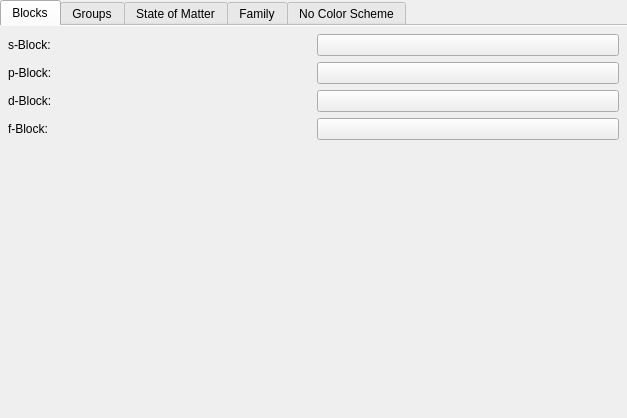
<?xml version="1.0" encoding="UTF-8"?>
<ui version="4.0">
 <class>setupColors</class>
 <widget class="QWidget" name="setupColors">
  <property name="geometry">
   <rect>
    <x>0</x>
    <y>0</y>
    <width>627</width>
    <height>418</height>
   </rect>
  </property>
  <layout class="QVBoxLayout">
   <property name="spacing">
    <number>0</number>
   </property>
   <property name="margin">
    <number>0</number>
   </property>
   <item>
    <widget class="QTabWidget" name="dfgdfg">
     <property name="currentIndex">
      <number>0</number>
     </property>
     <property name="documentMode">
      <bool>true</bool>
     </property>
     <widget class="QWidget" name="tabBlocks">
      <attribute name="title">
       <string>Blocks</string>
      </attribute>
      <layout class="QVBoxLayout">
       <property name="spacing">
        <number>6</number>
       </property>
       <property name="margin">
        <number>8</number>
       </property>
       <item>
        <layout class="QHBoxLayout">
         <property name="spacing">
          <number>6</number>
         </property>
         <property name="margin">
          <number>0</number>
         </property>
         <item>
          <widget class="QLabel" name="textLabel13">
           <property name="text">
            <string>s-Block:</string>
           </property>
          </widget>
         </item>
         <item>
          <widget class="KColorButton" name="kcfg_block_s"/>
         </item>
        </layout>
       </item>
       <item>
        <layout class="QHBoxLayout">
         <property name="spacing">
          <number>6</number>
         </property>
         <property name="margin">
          <number>0</number>
         </property>
         <item>
          <widget class="QLabel" name="textLabel14">
           <property name="text">
            <string>p-Block:</string>
           </property>
          </widget>
         </item>
         <item>
          <widget class="KColorButton" name="kcfg_block_p"/>
         </item>
        </layout>
       </item>
       <item>
        <layout class="QHBoxLayout">
         <property name="spacing">
          <number>6</number>
         </property>
         <property name="margin">
          <number>0</number>
         </property>
         <item>
          <widget class="QLabel" name="textLabel15">
           <property name="text">
            <string>d-Block:</string>
           </property>
          </widget>
         </item>
         <item>
          <widget class="KColorButton" name="kcfg_block_d"/>
         </item>
        </layout>
       </item>
       <item>
        <layout class="QHBoxLayout">
         <property name="spacing">
          <number>6</number>
         </property>
         <property name="margin">
          <number>0</number>
         </property>
         <item>
          <widget class="QLabel" name="textLabel16">
           <property name="text">
            <string>f-Block:</string>
           </property>
          </widget>
         </item>
         <item>
          <widget class="KColorButton" name="kcfg_block_f"/>
         </item>
        </layout>
       </item>
       <item>
        <spacer>
         <property name="orientation">
          <enum>Qt::Vertical</enum>
         </property>
         <property name="sizeHint" stdset="0">
          <size>
           <width>20</width>
           <height>40</height>
          </size>
         </property>
        </spacer>
       </item>
      </layout>
     </widget>
     <widget class="QWidget" name="tabGroups">
      <attribute name="title">
       <string>Groups</string>
      </attribute>
      <layout class="QVBoxLayout">
       <property name="spacing">
        <number>6</number>
       </property>
       <property name="margin">
        <number>8</number>
       </property>
       <item>
        <layout class="QHBoxLayout">
         <property name="spacing">
          <number>6</number>
         </property>
         <property name="margin">
          <number>0</number>
         </property>
         <item>
          <widget class="QLabel" name="textLabel2_2_2">
           <property name="text">
            <string>Group 1:</string>
           </property>
          </widget>
         </item>
         <item>
          <widget class="KColorButton" name="kcfg_group_1"/>
         </item>
        </layout>
       </item>
       <item>
        <layout class="QHBoxLayout">
         <property name="spacing">
          <number>6</number>
         </property>
         <property name="margin">
          <number>0</number>
         </property>
         <item>
          <widget class="QLabel" name="textLabel8">
           <property name="text">
            <string>Group 2:</string>
           </property>
          </widget>
         </item>
         <item>
          <widget class="KColorButton" name="kcfg_group_2"/>
         </item>
        </layout>
       </item>
       <item>
        <layout class="QHBoxLayout">
         <property name="spacing">
          <number>6</number>
         </property>
         <property name="margin">
          <number>0</number>
         </property>
         <item>
          <widget class="QLabel" name="textLabel7">
           <property name="text">
            <string>Group 3:</string>
           </property>
          </widget>
         </item>
         <item>
          <widget class="KColorButton" name="kcfg_group_3"/>
         </item>
        </layout>
       </item>
       <item>
        <layout class="QHBoxLayout">
         <property name="spacing">
          <number>6</number>
         </property>
         <property name="margin">
          <number>0</number>
         </property>
         <item>
          <widget class="QLabel" name="textLabel6">
           <property name="text">
            <string>Group 4:</string>
           </property>
          </widget>
         </item>
         <item>
          <widget class="KColorButton" name="kcfg_group_4"/>
         </item>
        </layout>
       </item>
       <item>
        <layout class="QHBoxLayout">
         <property name="spacing">
          <number>6</number>
         </property>
         <property name="margin">
          <number>0</number>
         </property>
         <item>
          <widget class="QLabel" name="textLabel5_2">
           <property name="text">
            <string>Group 5:</string>
           </property>
          </widget>
         </item>
         <item>
          <widget class="KColorButton" name="kcfg_group_5"/>
         </item>
        </layout>
       </item>
       <item>
        <layout class="QHBoxLayout">
         <property name="spacing">
          <number>6</number>
         </property>
         <property name="margin">
          <number>0</number>
         </property>
         <item>
          <widget class="QLabel" name="textLabel4_2">
           <property name="text">
            <string>Group 6:</string>
           </property>
          </widget>
         </item>
         <item>
          <widget class="KColorButton" name="kcfg_group_6"/>
         </item>
        </layout>
       </item>
       <item>
        <layout class="QHBoxLayout">
         <property name="spacing">
          <number>6</number>
         </property>
         <property name="margin">
          <number>0</number>
         </property>
         <item>
          <widget class="QLabel" name="textLabel3_2">
           <property name="text">
            <string>Group 7:</string>
           </property>
          </widget>
         </item>
         <item>
          <widget class="KColorButton" name="kcfg_group_7"/>
         </item>
        </layout>
       </item>
       <item>
        <layout class="QHBoxLayout">
         <property name="spacing">
          <number>6</number>
         </property>
         <property name="margin">
          <number>0</number>
         </property>
         <item>
          <widget class="QLabel" name="textLabel2_2">
           <property name="text">
            <string>Group 8:</string>
           </property>
          </widget>
         </item>
         <item>
          <widget class="KColorButton" name="kcfg_group_8"/>
         </item>
        </layout>
       </item>
       <item>
        <spacer>
         <property name="orientation">
          <enum>Qt::Vertical</enum>
         </property>
         <property name="sizeHint" stdset="0">
          <size>
           <width>20</width>
           <height>40</height>
          </size>
         </property>
        </spacer>
       </item>
      </layout>
     </widget>
     <widget class="QWidget" name="tabStateOfMatter">
      <attribute name="title">
       <string>State of Matter</string>
      </attribute>
      <layout class="QVBoxLayout">
       <property name="spacing">
        <number>6</number>
       </property>
       <property name="margin">
        <number>8</number>
       </property>
       <item>
        <layout class="QHBoxLayout">
         <property name="spacing">
          <number>6</number>
         </property>
         <property name="margin">
          <number>0</number>
         </property>
         <item>
          <widget class="QLabel" name="textLabel1">
           <property name="text">
            <string>Solid:</string>
           </property>
          </widget>
         </item>
         <item>
          <widget class="KColorButton" name="kcfg_color_solid"/>
         </item>
        </layout>
       </item>
       <item>
        <layout class="QHBoxLayout">
         <property name="spacing">
          <number>6</number>
         </property>
         <property name="margin">
          <number>0</number>
         </property>
         <item>
          <widget class="QLabel" name="textLabel2">
           <property name="text">
            <string>Liquid:</string>
           </property>
          </widget>
         </item>
         <item>
          <widget class="KColorButton" name="kcfg_color_liquid"/>
         </item>
        </layout>
       </item>
       <item>
        <layout class="QHBoxLayout">
         <property name="spacing">
          <number>6</number>
         </property>
         <property name="margin">
          <number>0</number>
         </property>
         <item>
          <widget class="QLabel" name="textLabel3">
           <property name="text">
            <string>Vaporous:</string>
           </property>
          </widget>
         </item>
         <item>
          <widget class="KColorButton" name="kcfg_color_vapor"/>
         </item>
        </layout>
       </item>
       <item>
        <spacer>
         <property name="orientation">
          <enum>Qt::Vertical</enum>
         </property>
         <property name="sizeHint" stdset="0">
          <size>
           <width>20</width>
           <height>40</height>
          </size>
         </property>
        </spacer>
       </item>
      </layout>
     </widget>
     <widget class="QWidget" name="tabFamily">
      <attribute name="title">
       <string>Family</string>
      </attribute>
      <layout class="QVBoxLayout">
       <property name="spacing">
        <number>6</number>
       </property>
       <property name="margin">
        <number>8</number>
       </property>
       <item>
        <layout class="QHBoxLayout">
         <property name="spacing">
          <number>6</number>
         </property>
         <property name="margin">
          <number>0</number>
         </property>
         <item>
          <widget class="QLabel" name="textLabel2_2_2_2">
           <property name="text">
            <string>Alkali metals:</string>
           </property>
          </widget>
         </item>
         <item>
          <widget class="KColorButton" name="kcfg_alkalie"/>
         </item>
        </layout>
       </item>
       <item>
        <layout class="QHBoxLayout">
         <property name="spacing">
          <number>6</number>
         </property>
         <property name="margin">
          <number>0</number>
         </property>
         <item>
          <widget class="QLabel" name="textLabel8_2">
           <property name="text">
            <string>Rare earth:</string>
           </property>
          </widget>
         </item>
         <item>
          <widget class="KColorButton" name="kcfg_rare"/>
         </item>
        </layout>
       </item>
       <item>
        <layout class="QHBoxLayout">
         <property name="spacing">
          <number>6</number>
         </property>
         <property name="margin">
          <number>0</number>
         </property>
         <item>
          <widget class="QLabel" name="textLabel7_2">
           <property name="text">
            <string>Non-metals:</string>
           </property>
          </widget>
         </item>
         <item>
          <widget class="KColorButton" name="kcfg_nonmetal"/>
         </item>
        </layout>
       </item>
       <item>
        <layout class="QHBoxLayout">
         <property name="spacing">
          <number>6</number>
         </property>
         <property name="margin">
          <number>0</number>
         </property>
         <item>
          <widget class="QLabel" name="textLabel6_2">
           <property name="text">
            <string>Alkaline earth metals:</string>
           </property>
          </widget>
         </item>
         <item>
          <widget class="KColorButton" name="kcfg_alkaline"/>
         </item>
        </layout>
       </item>
       <item>
        <layout class="QHBoxLayout">
         <property name="spacing">
          <number>6</number>
         </property>
         <property name="margin">
          <number>0</number>
         </property>
         <item>
          <widget class="QLabel" name="textLabel5_2_2">
           <property name="text">
            <string>Other metals:</string>
           </property>
          </widget>
         </item>
         <item>
          <widget class="KColorButton" name="kcfg_other_metal"/>
         </item>
        </layout>
       </item>
       <item>
        <layout class="QHBoxLayout">
         <property name="spacing">
          <number>6</number>
         </property>
         <property name="margin">
          <number>0</number>
         </property>
         <item>
          <widget class="QLabel" name="textLabel4_2_2">
           <property name="text">
            <string>Halogens:</string>
           </property>
          </widget>
         </item>
         <item>
          <widget class="KColorButton" name="kcfg_halogene"/>
         </item>
        </layout>
       </item>
       <item>
        <layout class="QHBoxLayout">
         <property name="spacing">
          <number>6</number>
         </property>
         <property name="margin">
          <number>0</number>
         </property>
         <item>
          <widget class="QLabel" name="textLabel3_2_2">
           <property name="text">
            <string>Transition metals:</string>
           </property>
          </widget>
         </item>
         <item>
          <widget class="KColorButton" name="kcfg_transition"/>
         </item>
        </layout>
       </item>
       <item>
        <layout class="QHBoxLayout">
         <property name="spacing">
          <number>6</number>
         </property>
         <property name="margin">
          <number>0</number>
         </property>
         <item>
          <widget class="QLabel" name="textLabel2_2_3">
           <property name="text">
            <string>Noble gases:</string>
           </property>
          </widget>
         </item>
         <item>
          <widget class="KColorButton" name="kcfg_noble_gas"/>
         </item>
        </layout>
       </item>
       <item>
        <layout class="QHBoxLayout">
         <property name="spacing">
          <number>6</number>
         </property>
         <property name="margin">
          <number>0</number>
         </property>
         <item>
          <widget class="QLabel" name="textLabel2_2_3_2">
           <property name="text">
            <string>Metalloids:</string>
           </property>
          </widget>
         </item>
         <item>
          <widget class="KColorButton" name="kcfg_metalloid"/>
         </item>
        </layout>
       </item>
       <item>
        <spacer>
         <property name="orientation">
          <enum>Qt::Vertical</enum>
         </property>
         <property name="sizeHint" stdset="0">
          <size>
           <width>20</width>
           <height>40</height>
          </size>
         </property>
        </spacer>
       </item>
      </layout>
     </widget>
     <widget class="QWidget" name="tabNoColor">
      <attribute name="title">
       <string>No Color Scheme</string>
      </attribute>
      <layout class="QVBoxLayout">
       <property name="spacing">
        <number>6</number>
       </property>
       <property name="margin">
        <number>8</number>
       </property>
       <item>
        <layout class="QHBoxLayout">
         <property name="spacing">
          <number>6</number>
         </property>
         <property name="margin">
          <number>0</number>
         </property>
         <item>
          <widget class="QLabel" name="textLabel8_2_2">
           <property name="text">
            <string>All the elements:</string>
           </property>
          </widget>
         </item>
         <item>
          <widget class="KColorButton" name="kcfg_noscheme">
           <property name="toolTip">
            <string>This color will be used if no other scheme is selected</string>
           </property>
           <property name="whatsThis">
            <string>This color will be used if no other scheme is selected</string>
           </property>
          </widget>
         </item>
        </layout>
       </item>
       <item>
        <spacer>
         <property name="orientation">
          <enum>Qt::Vertical</enum>
         </property>
         <property name="sizeHint" stdset="0">
          <size>
           <width>20</width>
           <height>40</height>
          </size>
         </property>
        </spacer>
       </item>
      </layout>
     </widget>
    </widget>
   </item>
  </layout>
 </widget>
 <customwidgets>
  <customwidget>
   <class>KColorButton</class>
   <extends>QPushButton</extends>
   <header>kcolorbutton.h</header>
  </customwidget>
 </customwidgets>
 <resources/>
 <connections/>
</ui>
